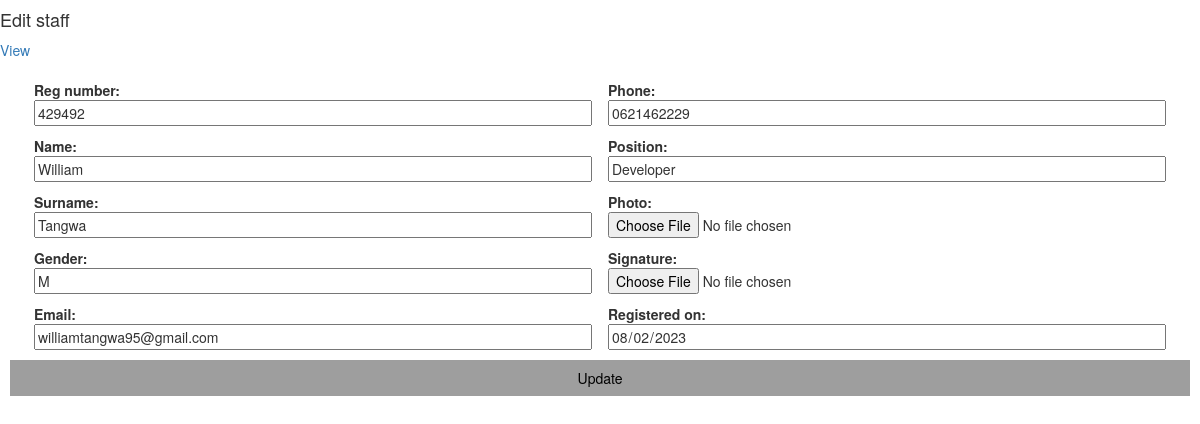
/edit_staff.php?staff_id=1, run on the app's committed database.
### tables this page shows
CREATE TABLE `staff` (
  `staff_id` int(11) NOT NULL,
  `staff_reg_number` varchar(255) NOT NULL,
  `staff_fname` varchar(255) NOT NULL,
  `staff_lname` varchar(255) NOT NULL,
  `staff_gender` varchar(6) NOT NULL,
  `staff_email` varchar(255) DEFAULT NULL,
  `staff_phone` varchar(255) DEFAULT NULL,
  `staff_position` varchar(255) DEFAULT NULL,
  `staff_photo` varchar(255) DEFAULT NULL,
  `staff_signature` varchar(255) DEFAULT NULL,
  `staff_reg_date` varchar(20) NOT NULL
);

### edit_staff.php (the view, shortened to what this page needs)
<!DOCTYPE html>
<html>
<head>
	<?php include_once'links.php'; ?>
</head>
<body>
	<h4>Edit staff</h4>
	<p><a href="staff.php">View</a></p>
	<?php
	require('dbconect.php');
	$staff_id=$_REQUEST['staff_id'];
	$query = "SELECT * from staff where staff_id='".$staff_id."'";
	$result = mysqli_query($conn, $query) or die ( mysqli_error());
	$row = mysqli_fetch_assoc($result);
	if(isset($_POST['new']) && $_POST['new']==1)
	{
		$staff_id = $_REQUEST['staff_id'];
		$staff_reg_number = $_REQUEST['staff_reg_number'];
		$staff_fname = $_REQUEST['staff_fname'];
		$staff_lname = $_REQUEST['staff_lname'];
		$staff_gender = $_REQUEST['staff_gender'];
		$staff_email = $_REQUEST['staff_email'];
		$staff_phone = $_REQUEST['staff_phone'];
		$staff_position = $_REQUEST['staff_position'];
		$staff_photo = $_REQUEST['staff_photo'];
		$staff_signature = $_REQUEST['staff_signature'];
		$staff_reg_date = $_REQUEST['staff_reg_date'];
		$update="update staff set staff_reg_number='".$staff_reg_number."', staff_fname='".$staff_fname."', staff_lname='".$staff_lname."', staff_gender='".$staff_gender."', staff_email='".$staff_email."', staff_phone='".$staff_phone."', staff_position='".$staff_position."', staff_photo='".$staff_photo."', staff_signature='".$staff_signature."', staff_reg_date='".$staff_reg_date."' where staff_id='".$staff_id."'";
		mysqli_query($conn, $update) or die(mysqli_error());
		$status = "Record Updated Successfully. </br></br><a href='staff.php'>Back</a>";
		echo '<p style="color:#FF0000;">'.$status.'</p>';
		}else {
		?>
		<div>
		<form name="form" method="post" action="">
			<div class="w3-container w3-row-padding">
				<div class="w3-container w3-half">
		<p><b>Reg number:</b><input type="text" name="staff_reg_number" placeholder="Enter reg number" required value="<?php echo $row['staff_reg_number'];?>" /></p>
		<p><b>Name:</b><input type="text" name="staff_fname" placeholder="Enter Name" required value="<?php echo $row['staff_fname'];?>" /></p>
		<p><b>Surname:</b><input type="text" name="staff_lname" placeholder="Enter surname" required value="<?php echo $row['staff_lname'];?>" /></p>
		<p><b>Gender:</b><input type="text" name="staff_gender" placeholder="Enter M or F" required value="<?php echo $row['staff_gender'];?>" /></p>
		<p><b>Email:</b><input type="email" name="staff_email" placeholder="Enter email" required value="<?php echo $row['staff_email'];?>" /></p>
			</div>
			<div class="w3-container w3-half">
		<p><b>Phone:</b><input type="number" name="staff_phone" placeholder="07XXXXX" required value="<?php echo $row['staff_phone'];?>" /></p>
		<p><b>Position:</b><input type="text" name="staff_position" placeholder="Enter postion" required value="<?php echo $row['staff_position'];?>" /></p>
		<p><b>Photo:</b><input type="file" name="staff_photo" placeholder="" value="<?php echo $row['staff_photo'];?>" /></p>
		<p><b>Signature:</b><input type="file" name="staff_signature" placeholder="" value="<?php echo $row['staff_signature'];?>" /></p>
		<p><b>Registered on:</b><input type="date" name="staff_reg_date" readonly placeholder="Enter reg date" value="<?php echo $row['staff_reg_date'];?>" /></p>
				</div>
			</div>
		<p><input class="w3-button w3-gray" name="submit" type="submit" value="Update" /></p>
		</form>
<?php } ?>
</body>
</body>
</html>

### css/w3.css (style rules this page uses)
*,*:before,*:after { box-sizing:inherit }
html { -ms-text-size-adjust:100%;-webkit-text-size-adjust:100% }
body { margin:0 }
a { background-color:transparent }
b,strong { font-weight:bolder }
button,input,select,textarea,optgroup { font:inherit;margin:0 }
button,input { overflow:visible }
button,[type=button],[type=reset],[type=submit] { -webkit-appearance:button }
html,body { font-family:Verdana,sans-serif;font-size:15px;line-height:1.5 }
html { overflow-x:hidden }
h4 { font-size:20px }
h1,h2,h3,h4,h5,h6 { font-family:"Segoe UI",Arial,sans-serif;font-weight:400;margin:10px 0 }
a { color:inherit }
.w3-btn,.w3-button { border:none;display:inline-block;padding:8px 16px;vertical-align:middle;overflow:hidden;text-decoration:none;color:inherit;background-color:inherit;text-align:center;cursor:pointer;white-space:nowrap }
.w3-btn,.w3-button { -webkit-touch-callout:none;-webkit-user-select:none;-khtml-user-select:none;-moz-user-select:none;-ms-user-select:none;user-select:none }
.w3-container:after,.w3-container:before,.w3-panel:after,.w3-panel:before,.w3-row:after,.w3-row:before,.w3-row-padding:after,.w3-row-padding:before, .w3-cell-row:before,.w3-cell-row:after,.w3-clear:after,.w3-clear:before,.w3-bar:before,.w3-bar:after { content:"";display:table;clear:both }
.w3-col,.w3-half,.w3-third,.w3-twothird,.w3-threequarter,.w3-quarter { float:left;width:100% }
@media (min-width:601px) { .w3-col.m6,.w3-half { width:49.99999% } }
.w3-row-padding,.w3-row-padding>.w3-half,.w3-row-padding>.w3-third,.w3-row-padding>.w3-twothird,.w3-row-padding>.w3-threequarter,.w3-row-padding>.w3-quarter,.w3-row-padding>.w3-col { padding:0 8px }
.w3-container,.w3-panel { padding:0.01em 16px }
.w3-grey,.w3-hover-grey:hover,.w3-gray,.w3-hover-gray:hover { color:#000!important;background-color:#9e9e9e!important }

### css/styles.css (style rules this page uses)
a { text-decoration: none; }
form { padding: 10px; }

### edit_staff.php (style rules this page uses)
input { width: 100%; }

### data on the page
staff: staff_reg_number "429492", staff_fname "William", staff_lname "Tangwa", staff_gender "M", staff_email "williamtangwa95@gmail.com", staff_phone "0621462229", staff_position "Developer", staff_reg_date "08/02/2023"
